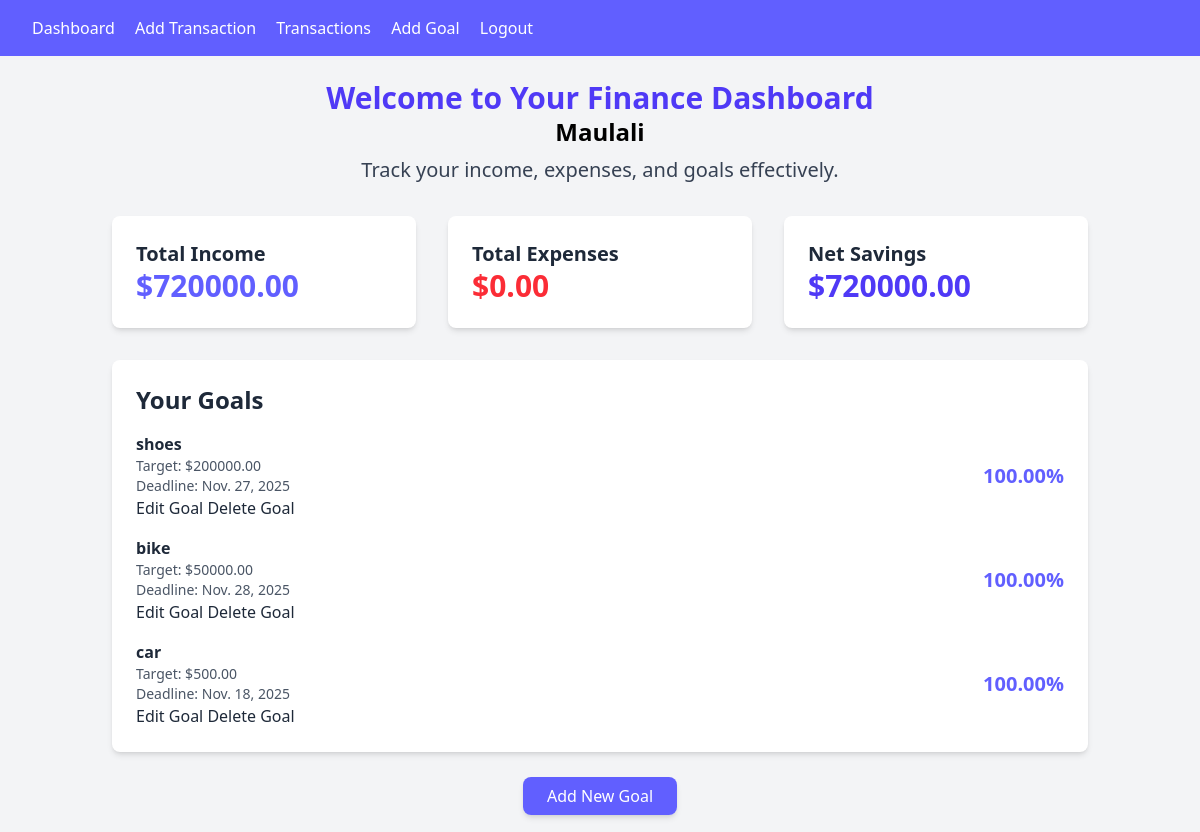
Screenshot of / (signed in) with the database file from the repository.
### finance/models.py (models this page shows, shortened)
class Goal(models.Model):
    user = models.ForeignKey(User, on_delete=models.CASCADE)
    name = models.CharField(max_length=100)
    target_amount = models.DecimalField(max_digits=10, decimal_places=2)
    deadline = models.DateField()

### finance/views.py (the view)
# urls.py: path('', DashboardView.as_view(), name="dashboard"),
class DashboardView(LoginRequiredMixin, View):
  def get(self, request, *args, **kwargs):
    transactions = Transaction.objects.filter(user = request.user)
    goals = Goal.objects.filter(user = request.user)
    total_income = Transaction.objects.filter(user = request.user, transaction_type='Income').aggregate(Sum('amount'))['amount__sum'] or 0
    total_expense = Transaction.objects.filter(user = request.user, transaction_type='Expense').aggregate(Sum('amount'))['amount__sum'] or 0
    net_savings = total_income - total_expense
    remaining_savings = net_savings
    goal_progress = []
    for goal in goals:
      if remaining_savings >= goal.target_amount:
        goal_progress.append({'goal':goal, 'progress': 100})
        remaining_savings -= goal.target_amount
      elif remaining_savings > 0:
        progress = (remaining_savings / goal.target_amount) * 100
        goal_progress.append({'goal': goal, 'progress': progress})
        remaining_savings = 0
      else:
        goal_progress.append({'goal': goal, 'progress': 0})
    context = {
      'transactions': transactions,
      'total_income': total_income,
      'total_expense': total_expense,
      'net_savings': net_savings,
      'goal_progress': goal_progress,
    }
    return render(request, 'finance/dashboard.html', context)

### djfintracker/finance/templates/finance/dashboard.html (shortened to what this page needs)
{% extends "finance/base.html" %}
{% block content %}
<div class="container mx-auto p-6">
  <div class="text-center mb-8">
    <h1 class="text-3xl font-bold text-indigo-600">Welcome to Your Finance Dashboard</h1>
    <h1 class="text-2xl font-bold">{{request.user|capfirst}}</h1>
    <p class="text-xl text-gray-700 mt-2">Track your income, expenses, and goals effectively.</p>
  </div>
  <div class="grid grid-cols-1 sm:grid-cols-2 lg:grid-cols-3 gap-8 mb-8">
    <div class="bg-white p-6 rounded-lg shadow-md">
        <h2 class="text-xl font-semibold text-gray-800">Total Income</h2>
        <p class="text-3xl font-bold text-indigo-500">${{ total_income|floatformat:2 }}</p>
    </div>
    <div class="bg-white p-6 rounded-lg shadow-md">
        <h2 class="text-xl font-semibold text-gray-800">Total Expenses</h2>
        <p class="text-3xl font-bold text-red-500">${{ total_expense|floatformat:2 }}</p>
    </div>
    <div class="bg-white p-6 rounded-lg shadow-md">
        <h2 class="text-xl font-semibold text-gray-800">Net Savings</h2>
        <p class="text-3xl font-bold text-indigo-600">${{ net_savings|floatformat:2 }}</p>
    </div>
  </div>
  <div class="bg-white p-6 rounded-lg shadow-md mb-8">
    <h2 class="text-2xl font-semibold text-gray-800 mb-4">Your Goals</h2>
    <ul class="space-y-4">
        {% for item in goal_progress %}
        <li class="flex justify-between items-center">
            <div class="text-gray-800">
                <p class="font-semibold">{{ item.goal.name }}</p>
                <p class="text-sm text-gray-600">Target: ${{ item.goal.target_amount|floatformat:2 }}</p>
                <p class="text-sm text-gray-600">Deadline: {{ item.goal.deadline }}</p>
                <a href="{% url 'goal_edit' goal.id %}" class="btn btn-warning">Edit Goal</a>
                <a href="{% url 'goal_delete' goal.id %}" class="btn btn-danger">Delete Goal</a>
              </div>
            <div class="text-right">
                <p class="text-xl font-bold text-indigo-500">{{ item.progress|floatformat:2 }}%</p>
            </div>
        </li>
        {% endfor %}
    </ul>
  </div>
  <div class="text-center">
    <a href="{% url 'goal_add' %}" class="bg-indigo-500 text-white px-6 py-2 rounded-lg shadow-md hover:bg-indigo-600 transition">Add New Goal</a>
  </div>
</div>
{% endblock content %}

### djfintracker/finance/templates/finance/base.html (shortened to what this page needs)
<!DOCTYPE html>
<html lang="en">
<head>
  <script src="https://cdn.jsdelivr.net/npm/@tailwindcss/browser@4"></script>
</head>
<body class="bg-gray-100">
  <nav class="bg-indigo-500 p-4 text-white">
    {% if user.is_authenticated %}
      <a href="{% url 'dashboard' %}" class="mx-4">Dashboard</a>
      <a href="{% url 'transaction_add' %}">Add Transaction</a>
      <a href="{% url 'transaction_list' %}" class="mx-4">Transactions</a>
      <a href="{% url 'goal_add' %}">Add Goal</a>
      <form id="logout-form" action="{% url 'logout' %}" method="POST" style="display: inline;">
        <a href="#" onclick="document.getElementById('logout-form').submit();" class="mx-4">Logout</a>
      </form>
    {% else %}
      <a href="{% url 'login' %}" class="ml-4">Login</a>
      <a href="{% url 'register' %}" class="ml-4">Register</a>
    {% endif %}
   </nav>
  {% block content %}{% endblock content %}
</body>
</html>

### rows the page displays
Goal: goal.name "shoes", goal.target_amount "200000.00", goal.deadline "Nov. 27, 2025", progress "100.00"
Goal: goal.name "bike", goal.target_amount "50000.00", goal.deadline "Nov. 28, 2025", progress "100.00"
Goal: goal.name "car", goal.target_amount "500.00", goal.deadline "Nov. 18, 2025", progress "100.00"

### other values shown
{{ request.user|capfirst }} "Maulali"
{{ total_income|floatformat:2 }} "720000.00"
{{ total_expense|floatformat:2 }} "0.00"
{{ net_savings|floatformat:2 }} "720000.00"
